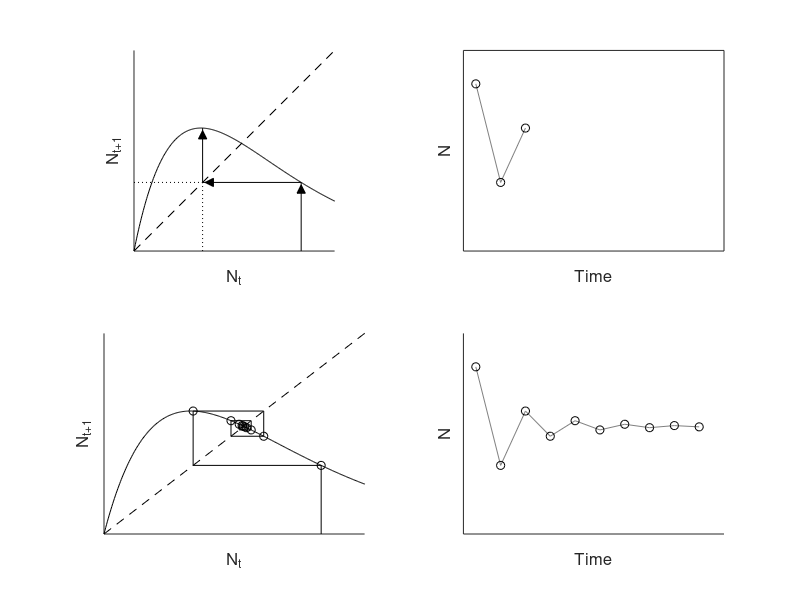
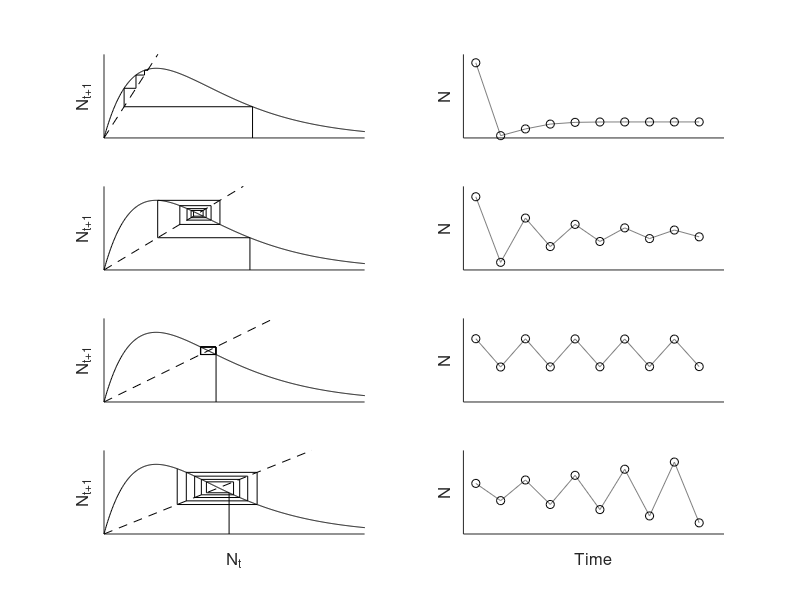

The MATLAB source for these figures, in order:
function ricker_cobweb

% Plot the Ricker function with cobwebbing

%----------------------------------------------------------------
% Plot #1 : Example (Figure 2.9):
% Ricker parameters
a = 5;
b = 1;

Af = 0.1; %arrowhead factor, to scale position of arrowhead

% The plot will have four panels:
% Upper left will show all lines to axes
% Lower left will just show shortcut
% Right hand will show time series

maxN = 10;
N0 = 0:0.01:maxN;
N1 = ricker(a,b,N0);

figure(1)
set(gcf,'units','cent','position',[30,40,18,15])
clf

% First plot the function & replacement line
subplot(2,2,1)
hold on
plot(N0,N1,'k-') % function
plot([0 maxN],[0,maxN],'k--') % replacement line

% Now run the model:
T = 10;
Nt(1) = 2.5;
Ft(1) = ricker(a,b,Nt(1));
for t = 2:T
    Nt(t) = Ft(t-1);
    Ft(t) = ricker(a,b,Nt(t));
end

% cobweb:
do_cobweb(Nt,Ft,2,Af,6)

% Plot square:
plot([0, Nt(2)],[Nt(2),Nt(2)],'k:')
plot([Nt(2), Nt(2)],[0,Nt(2)],'k:')

% Format plot:
ylim([0 max(N1)*1.1])
axis equal
xlim([0 3])
ylim([0 3])
set(gca,'xtick',[],'ytick',[])
xlabel('N_t','fontsize',12); 
ylabel('N_t_+_1','fontsize',12);

% Top-right: time series
subplot(2,2,2)
plot(0:2,Nt(1:3),'ko','linestyle','-','color',[0.5 0.5 0.5],'markeredgecolor','k')

ylim([0 3])
xlim([-0.5 10])
set(gca,'xtick',[],'ytick',[])
xlabel('Time','fontsize',12);
ylabel('N','fontsize',12);


% Lower left - full cobweb:
subplot(2,2,3)
hold on
plot(N0,N1,'k-') % function
plot([0 maxN],[0,maxN],'k--') % replacement line

do_cobweb(Nt,Ft,10,Af,eps) % the full thing

% Add points:
plot(Nt,Ft,'ko','markerfacecolor','none')

xlim([0 3])
ylim([0 3])
set(gca,'xtick',[],'ytick',[])
xlabel('N_t','fontsize',12); 
ylabel('N_t_+_1','fontsize',12);

% Lower right: full timeseries
subplot(2,2,4)
hold on
plot(0:T-1,Nt,'ko','linestyle','-','color',[0.5 0.5 0.5],'markeredgecolor','k')

ylim([0 3])
xlim([-0.5 10])
set(gca,'xtick',[],'ytick',[])
xlabel('Time','fontsize',12);
ylabel('N','fontsize',12);

% End set of plots #1
%----------------------------------------------------------------

%----------------------------------------------------------------
% Plots #2: Examples of Ricker stability analysis, with different values of
% F'(X) (Figure 2.12)

figure(2)
set(gcf,'units','cent','position',[20,40,18,28])
clf

% Ricker parameters.
% Behavior depends on F'(X), which is equal to 1 - log(a)
A = [exp(0.85), exp(1.8), exp(2.0), exp(2.2)]; % stable, dampened, neutral limit cycles, undamp osc
b = 1;

Ninit = [2 1 1.5e-1 2e-1];

% subplot coordinates:
SP = [1 2; 3 4; 5 6; 7 8];

for aa = 1:length(A)

a = A(aa);
maxN = 10;
N0 = 0:0.01:maxN;
N1 = ricker(a,b,N0);

% Now run the model:
T = 10;
Nt(1) = log(a)/b + Ninit(aa);
Ft(1) = ricker(a,b,Nt(1));
for t = 2:T
    Nt(t) = Ft(t-1);
    Ft(t) = ricker(a,b,Nt(t));
end

% Left - cobweb:
subplot(4,2,SP(aa,1))
hold on
plot(N0,N1,'k-') % function
plot([0 maxN],[0,maxN],'k--') % replacement line

do_cobweb(Nt,Ft,T,Af,eps) % the full thing

xlim([0 5])
ylim([0 max(N1)*1.2])
%set(gca,'tickdir','out','ticklength',[0.015 0.015])
set(gca,'xtick',[],'ytick',[])
if aa == 4; xlabel('N_t','fontsize',12); end
ylabel('N_t_+_1','fontsize',12);

% Right: full timeseries
subplot(4,2,SP(aa,2))
hold on
plot(0:T-1,Nt,'ko','linestyle','-','color',[0.5 0.5 0.5],'markeredgecolor','k')

ylim([min(Nt)*0.8 max(Nt)*1.1])
xlim([-0.5 10])
%set(gca,'tickdir','out','ticklength',[0.015 0.015])
set(gca,'xtick',[],'ytick',[])
if aa == 4; xlabel('Time','fontsize',12); end
ylabel('N','fontsize',12);

end % end loop

% Helper functions
%%%%%%%%%%%%%%%%%%%%%%%%%%%%%%%%%%%%%%%%%%%%%%%%%%%
function N = ricker(a,b,N)
N = a*N.*exp(-b.*N);

function do_cobweb(Nt,Ft,T,Af,Ms)

% Ms is markersize

% Initial line from origin to Ft(1):
plot([Nt(1) Nt(1)],[0 Ft(1)],'k-')
plot(Nt(1),Ft(1)-Af,'marker','^','markerfacecolor','k','markeredgecolor','k','markersize',Ms)
for t = 1:T-1
    
   % Segment from Ft to replacement line
   plot([Nt(t),Ft(t)],[Ft(t),Ft(t)],'k-')
   if Nt(t) > Ft(t) % if the cobweb line is pointing to the left
   plot(Ft(t)+Af,Ft(t),'marker','<','markerfacecolor','k','markeredgecolor','k','markersize',Ms)
   else % pointing to the right
   plot(Ft(t)-Af,Ft(t),'marker','>','markerfacecolor','k','markeredgecolor','k','markersize',Ms)    
   end
   
   % Segment from replacement line to curve:
   plot([Nt(t+1),Nt(t+1)],[Ft(t),Ft(t+1)],'k-')
   if Ft(t+1) > Nt(t+1) % line is point up:
   plot(Nt(t+1),Ft(t+1)-Af,'marker','^','markerfacecolor','k','markeredgecolor','k','markersize',Ms)
   else % line is pointing down:
   plot(Nt(t+1),Ft(t+1)+Af,'marker','v','markerfacecolor','k','markeredgecolor','k','markersize',Ms) 
   end
 
end


